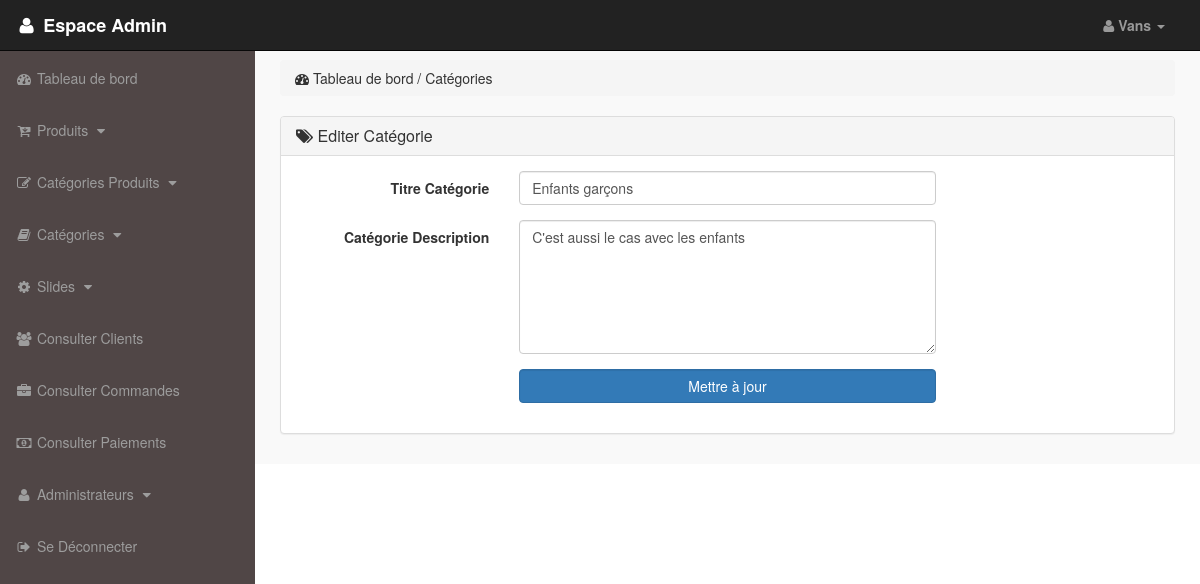
The page /admin_area/index.php?edit_cat=2 (signed in) on the database its author committed.
### tables this page shows
CREATE TABLE `categories` (
  `id_cat` int(11) NOT NULL,
  `titre_cat` text NOT NULL,
  `desc_cat` text NOT NULL
);

### admin_area/edit_cat.php (the view, shortened to what this page needs)
<?php
    if(!isset($_SESSION['email_admin'])){
        echo "<script>window.open('login.php' , '_self')</script>";
    }else{
    ?>
    <?php
        if(isset($_GET['edit_cat'])){
            $edit_cat_id = $_GET['edit_cat'];
            $edit_cat_query = "select * from categories where id_cat ='$edit_cat_id'";
            $run_cat = mysqli_query($db , $edit_cat_query);
            $row_cat = mysqli_fetch_array($run_cat);
            $cat_title = $row_cat['titre_cat'];
            $cat_desc = $row_cat['desc_cat'];
        }
    ?>
        <div class="row">
            <div class="col-lg-12">
                <ol class="breadcrumb">
                    <li>
                        <i class="fa fa-dashboard"></i> Tableau de bord / Catégories
                    </li>
                </ol>
            </div>
        </div>
        <div class="row">
            <div class="col-lg-12">
                <div class="panel panel-default">
                    <div class="panel-heading">
                        <h3 class="panel-title">
                            <i class="fa fa-tags"></i> Editer Catégorie
                        </h3>
                    </div>
                    <div class="panel-body">
                        <form action="" class="form-horizontal" method="POST">
                            <div class="form-group">
                                <label for="" class="control-label col-md-3"> Titre Catégorie </label>
                                <div class="col-md-6">
                                    <input type="text" name="cat_title" class="form-control" value="<?php echo $cat_title; ?>">
                                </div>
                            </div>
                            <div class="form-group">
                                <label for="" class="control-label col-md-3"> Catégorie Description </label>
                                <div class="col-md-6">
                                    <textarea name="cat_desc" id="textarea" cols="19" rows="6" class="form-control"><?php echo $cat_desc; ?></textarea>
                                </div>
                            </div>
                            <div class="form-group">
                                <label for="" class="control-label col-md-3">  </label>
                                <div class="col-md-6">
                                    <input type="submit" value="Mettre à jour" name="update" class="form-control btn btn-primary">
                                </div>
                            </div>
                        </form>
                    </div>
                </div>
            </div>
        </div>
    <?php } ?>

### admin_area/includes/sidebar.php (shortened to what this page needs)
<?php
    if(!isset($_SESSION['email_admin'])){
        echo "<script>window.open('login.php' , '_self')</script>";
    }else{
    ?>
        <nav class="navbar navbar-inverse navbar-fixed-top">
            <div class="navbar-header">
                <a href="index.php?dashboard" class="navbar-brand" style="font-weight:bold;">
                    <i class="fa fa-user fa-fw"></i> Espace Admin
                </a>
            </div>
            <ul class="nav navbar-right top-nav">
                <li class="dropdown">
                    <a href="#" class="dropdown-toggle" data-toggle="dropdown" style="font-weight:bold;">
                        <i class="fa fa-user"></i> <?php echo $admin_name; ?> <b class="caret"></b>
                    </a>
                </li>
            </ul>
            <div class="collapse navbar-collapse navbar-ex1-collapse">
                <ul class="nav navbar-nav side-nav">
                    <li>
                        <a href="index.php?dashboard">
                            <i class="fa fa-fw fa-dashboard"></i> Tableau de bord
                        </a>
                    </li>
                    <li>
                        <a href="#" data-toggle="collapse" data-target="#products">
                            <i class="fa fa-fw fa-cart-arrow-down"></i> Produits
                            <i class="fa fa-fw fa-caret-down"></i>
                        </a>
                    </li>
                    <li>
                        <a href="#" data-toggle="collapse" data-target="#p_cat">
                            <i class="fa fa-fw fa-edit"></i> Catégories Produits
                            <i class="fa fa-fw fa-caret-down"></i>
                        </a>
                    </li>
                    <li>
                        <a href="#" data-toggle="collapse" data-target="#cat">
                            <i class="fa fa-fw fa-book"></i> Catégories
                            <i class="fa fa-fw fa-caret-down"></i>
                        </a>
                    </li>
                    <li>
                        <a href="#" data-toggle="collapse" data-target="#slides">
                            <i class="fa fa-fw fa-gear"></i> Slides
                            <i class="fa fa-fw fa-caret-down"></i>
                        </a>
                    </li>
                    <li>
                        <a href="index.php?view_customers">
                            <i class="fa fa-fw fa-users"></i> Consulter Clients
                        </a>
                    </li>
                    <li>
                        <a href="index.php?view_orders">
                            <i class="fa fa-fw fa-briefcase"></i> Consulter Commandes
                        </a>
                    </li>
                    <li>
                        <a href="index.php?view_payments">
                            <i class="fa fa-fw fa-money"></i> Consulter Paiements
                        </a>
                    </li>
                    <li>
                        <a href="#" data-toggle="collapse" data-target="#users">
                            <i class="fa fa-fw fa-user"></i> Administrateurs
                            <i class="fa fa-fw fa-caret-down"></i>
                        </a>
                    </li>
                    <li>
                        <a href="logout.php">
                            <i class="fa fa-fw fa-sign-out"></i> Se Déconnecter
                        </a>
                    </li>
                </ul>
            </div>
        </nav>
    <?php }?>

### admin_area/css/style.css (style rules this page uses)
body { margin-top: 100px; }
.top-nav { padding: 0 35px; }
.top-nav > li { display: inline-block; }
.top-nav > li a { color: #999999; line-height: 20px; padding-top: 15px; padding-bottom: 15px; transition: 0.6s all; }
.side-nav > li { margin-top: 2px; }
.panel-body { border-radius: 5px; }
@media (min-width: 768px) { body { margin-top: 50px; } }
@media (min-width: 768px) { .side-nav { position: fixed; top: 51px; bottom: 0; width: 255px; overflow-y: auto; overflow-x: hidden; background-color: #504646; padding-bottom: 40px; border-radius: 0; } }
@media (min-width: 768px) { .side-nav > li > a { width: 255px; transition: 0.6s all; } }

### rows shown on the page
categories: cat_title "Enfants garçons", cat_desc "C'est aussi le cas avec les enfants"

### other values the page prints
$admin_name "Vans"
